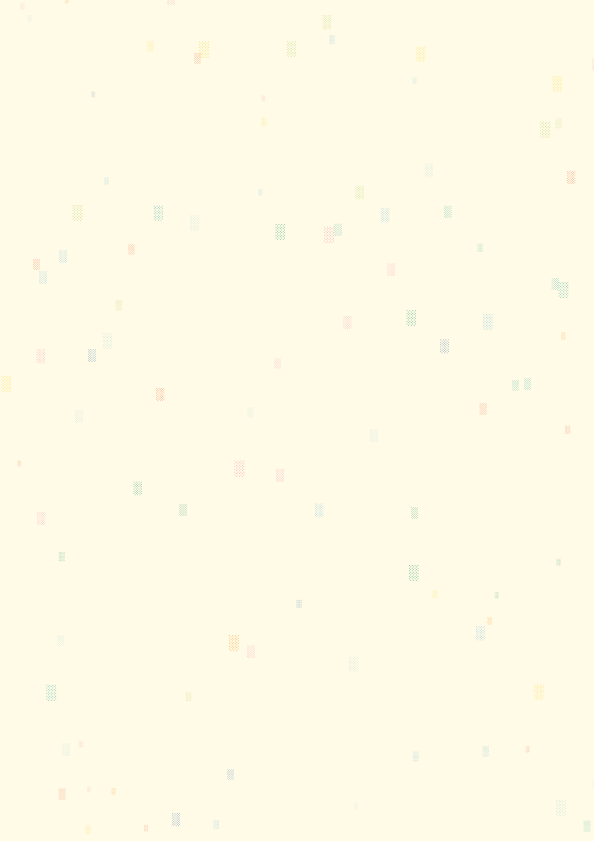
Frame 1 (no input)
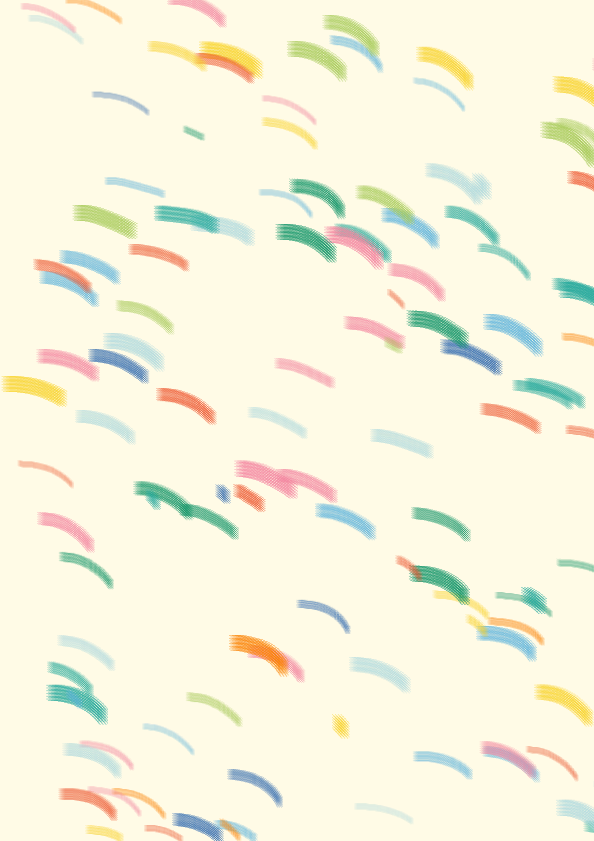
Frame 60 (no input)
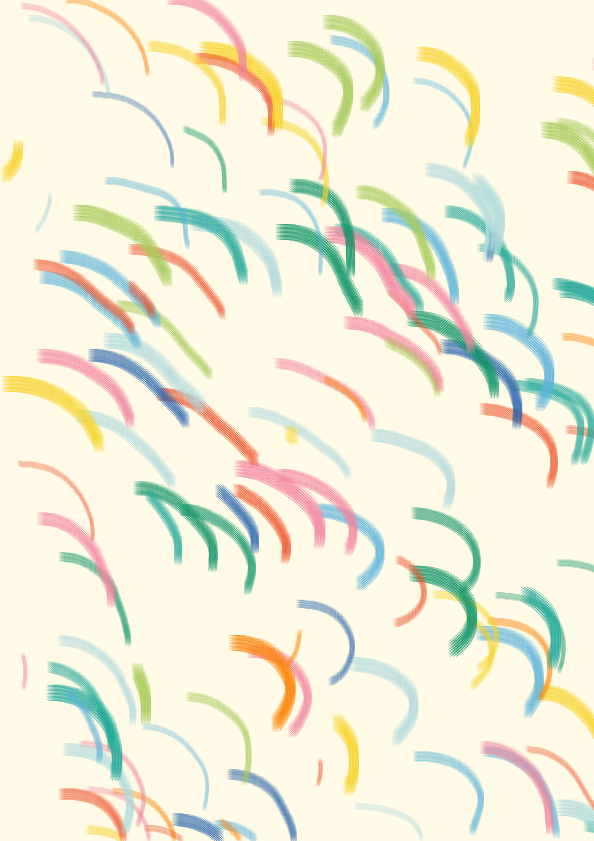
Frame 120 (the mouse pressed at the canvas centre since frame 60)

The p5.js sketch that drew these frames (run headless with seeded random() and noise() and a simulated clock; from frame 60 on, the mouse is pressed at the canvas centre):

// p5.js sketch
// ── sketch.js
/*
Genuary 2023
JAN.26 "My kid could have made that"
By Roni Kaufman
https://ronikaufman.github.io
*/

let particles = [];
let n = 100;
let colors;
let squiggliness = 1/200;

function setup() {
    createCanvas(594, 841);
    noStroke();
    colors = ["#abcd5e", "#29ac9f", "#14976b", "#b3dce0", "#62b6de", "#2b67af", "#f589a3", "#ef562f", "#fc8405", "#f9d531"];
    background("#fffbe6");
    createParticles();
}

function draw() {
    for (let p of particles) {
        p.draw();
        p.move();
    }

    if (frameCount > 1000) noLoop();
}

function createParticles() {
    particles = [];
    for (let i = 0; i < n; i++) {
        let x = random(width);
        let y = random(height);
        let s = random(5, 15);
        let c = random(colors);
        particles.push(new Particle(x, y, s, c));
    }
}

function Particle(x, y, size, col) {
    this.x = x;
    this.y = y;
    this.size = size;
    this.col = col;
  
    this.move = function() {
        let theta = noise(this.x * squiggliness, this.y * squiggliness, frameCount/100)*PI*frameCount/100;
        let v = p5.Vector.fromAngle(theta);
        this.x += v.x;
        this.y += v.y;
		if (this.x > width || this.x < 0 || this.y > height || this.y < 0) {
		    this.x = random(width);
		    this.y = random(height);
		}
    }
  
    this.draw = function() {
        fill(this.col+"dd");
        textSize(this.size);
        text("░", this.x, this.y);
    }
}
   
